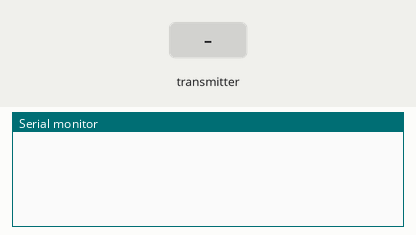
Recording of a sketch running on a simulated ESP8266 (NodeMCU). On the bench: the last lines printed to the serial monitor. The inputs (shaded band) are chosen by the test bench.

Above: at 1.2 s.
1.3 s: the transmitter starts sending id = 0
At 1.61 s:
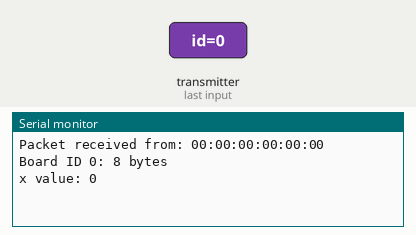
2.8 s: the transmitter starts sending x = 256
At 3.11 s:
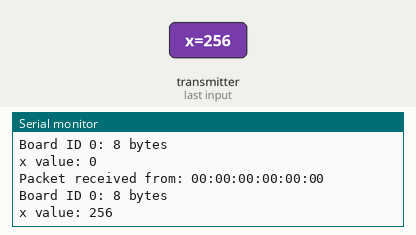
4.3 s: the transmitter starts sending id = 1
5.8 s: the transmitter starts sending x = 512
At 6.11 s:
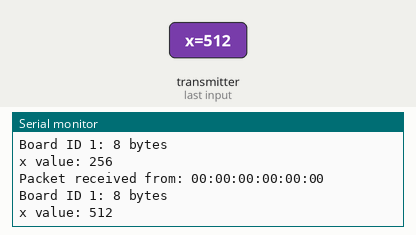
Timing chart, 0 to 8.3 s (numbered marks = the images above; inputs shaded):
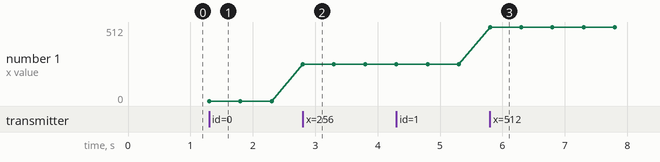

The sketch:

U-SMILE_Server.ino
```cpp
#include <ESP8266WiFi.h>
#include <espnow.h>

typedef struct struct_message {
    int id;
    int x;
} struct_message;

struct_message myData;
struct_message board1;
struct_message board2;

struct_message boardsStruct[2] = {board1, board2};

void OnDataRecv(uint8_t * mac_addr, uint8_t *incomingData, uint8_t len) {
  char macStr[18];
  Serial.print("Packet received from: ");
  snprintf(macStr, sizeof(macStr), "%02x:%02x:%02x:%02x:%02x:%02x",
           mac_addr[0], mac_addr[1], mac_addr[2], mac_addr[3], mac_addr[4], mac_addr[5]);
  Serial.println(macStr);
  memcpy(&myData, incomingData, sizeof(myData));
  Serial.printf("Board ID %u: %u bytes\n", myData.id, len);
  boardsStruct[myData.id-1].x = myData.x;
  Serial.printf("x value: %d \n", boardsStruct[myData.id-1].x);
  Serial.println();
}

void setup() {
  Serial.begin(115200);
  WiFi.mode(WIFI_STA);
  WiFi.disconnect();

  if (esp_now_init() != 0) {
    Serial.println("Error initializing ESP-NOW");
    return;
  }
  esp_now_set_self_role(ESP_NOW_ROLE_SLAVE);
  esp_now_register_recv_cb(OnDataRecv);
}

void loop(){
// Access the variables for each board
 int board1X = boardsStruct[0].x;
 int board2X = boardsStruct[1].x;
}
```

Measured:
- after the input at 1.3 s, the serial monitor: prints a new line at once (image 1)
- after the input at 2.8 s, the serial monitor: prints a new line at once (image 2)
- after the input at 5.8 s, the serial monitor: prints a new line at once (image 3)
- plotted number 1: 0 → 256 after the input at 2.8 s, 256 → 512 after the input at 5.8 s
